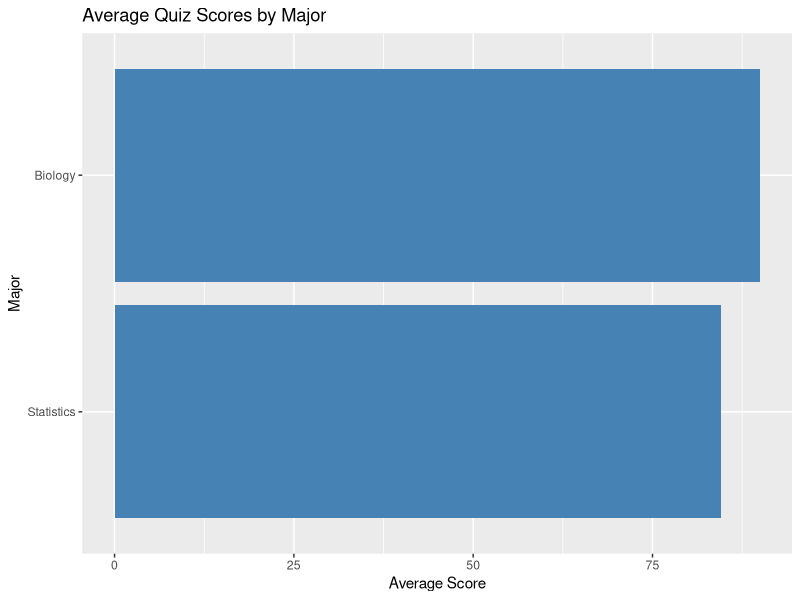
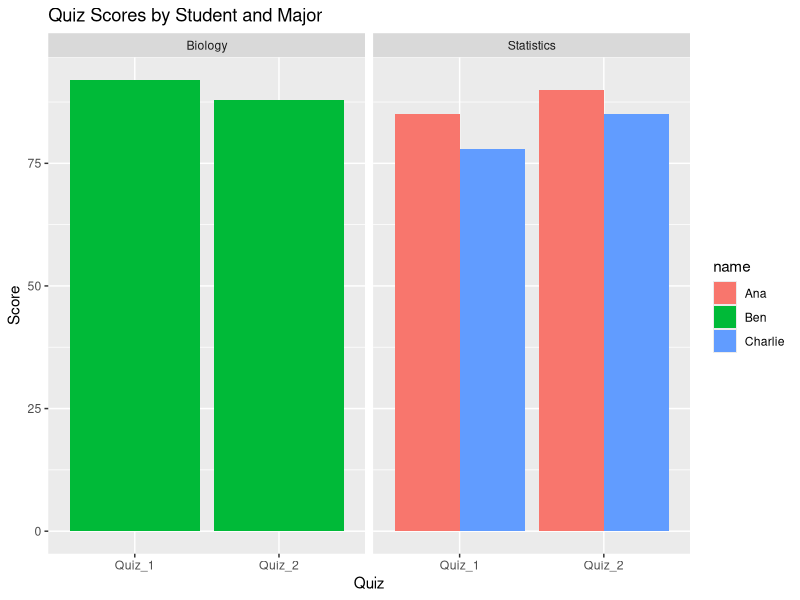
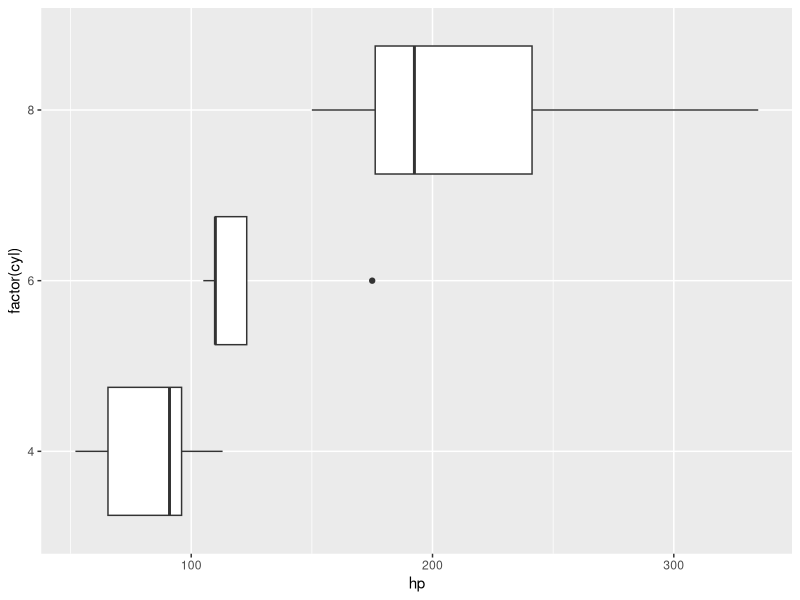
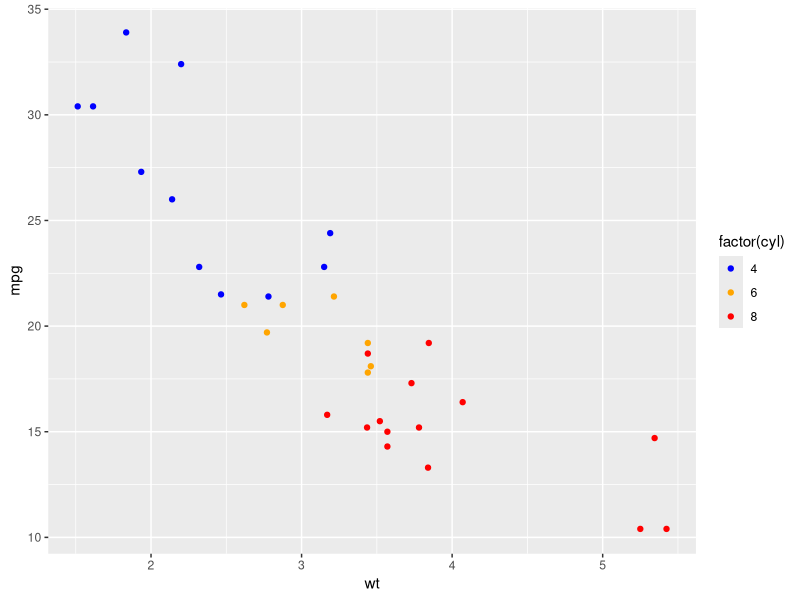
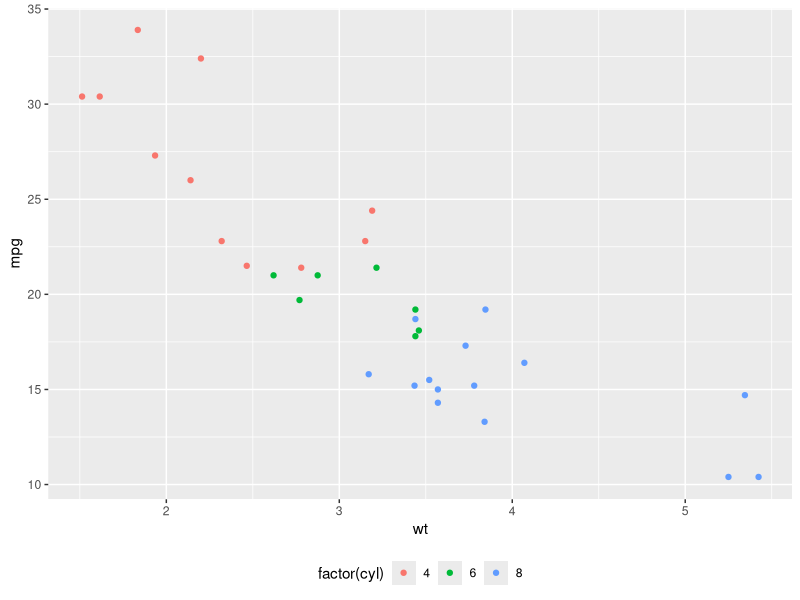

Write R code to recreate these figures, in order. (Note: this script raises an error after producing the figures.)
## ---- chunk 1
knitr::opts_chunk$set(eval = FALSE)
## ---- chunk 2
# Load the stringr package
library(stringr)

# Create a vector of sample sentences
sentences <- c(
  "The quick brown fox jumps over the lazy dog.",
  "R is a language for statistical computing.",
  "The year is 2025, and the sky is blue.",
  "Another sentence with the word dog."
)
## ---- chunk 3
# Detect which sentences contain the word "dog"
str_detect(sentences, pattern = "dog")
## ---- chunk 4
# Replace all instances of the word "dog" with "cat"
str_replace_all(sentences, pattern = "dog", replacement = "cat")
## ---- chunk 5
# Convert the first sentence to all uppercase
str_to_upper(sentences[1])
## ---- chunk 6
# Keep only the sentences that contain the word "dog"
str_subset(sentences, pattern = "dog")
## ---- chunk 7
# Extract the number from our sentences vector
str_extract(sentences, pattern = "\\d+")
## ---- chunk 8
# Split the first sentence into a vector of individual words
# The pattern " " splits the string at each space
str_split(sentences[1], pattern = " ")
## ---- chunk 9
# Load the forcats package
library(forcats)

# Create a sample factor representing survey responses
responses <- factor(c("Agree", "Disagree", "Agree", "Neutral", "Disagree", "Agree"))
## ---- chunk 10
# The original order is alphabetical: "Agree", "Disagree", "Neutral"
levels(responses)

# Move "Neutral" to be the second level, after "Agree"
fct_relevel(responses, "Neutral", after = 1)
## ---- chunk 11
# Reorder the levels based on how many times each one appears
fct_infreq(responses)
## ---- chunk 12
# Reverse the order of the levels in our responses factor
fct_rev(responses)
## ---- chunk 13
# Change the names of the levels to something shorter
fct_recode(responses,
  "A" = "Agree",
  "D" = "Disagree",
  "N" = "Neutral"
)
## ---- chunk 14
# Group "Agree" and "Disagree" into a new level called "Opinion"
fct_collapse(responses,
  Opinion = c("Agree", "Disagree"),
  No_Opinion = "Neutral"
)
## ---- chunk 15
# Create a more complex factor
complex_factor <- factor(c("A", "B", "A", "C", "A", "B", "D", "E"))

# Keep the 2 most frequent levels ("A" and "B"), and lump the rest into "Other"
fct_lump_n(complex_factor, n = 2)
## ---- chunk 16
library(ggplot2)
library(dplyr)
library(tidyr)
library(forcats)
## ---- chunk 17
student_scores_wide <- tribble(
  ~name, ~Quiz_1, ~Quiz_2,
  "Ana",       85,      90,
  "Ben",       92,      88,
  "Charlie",   78,      85
)

student_demographics <- tribble(
  ~name,      ~major,
  "Ana",   "Statistics",
  "Ben",      "Biology",
  "Charlie",  "Statistics"
)
## ---- chunk 18
# First, pivot the scores data to a long format
scores_long <- student_scores_wide %>%
  pivot_longer(
    cols = c(Quiz_1, Quiz_2),
    names_to = "quiz",
    values_to = "score"
  )
# Now, join the demographic data to the long scores data
full_student_data <- left_join(scores_long, student_demographics, by = "name")
## ---- chunk 19
# First, calculate the average score per major
avg_scores_by_major <- full_student_data %>%
  group_by(major) %>%
  summarize(avg_score = mean(score))
# Create the bar plot, using fct_reorder to sort the y-axis
ggplot(avg_scores_by_major, aes(x = avg_score, y = fct_reorder(major, avg_score))) +
  geom_col(fill = "steelblue") +
  labs(
    title = "Average Quiz Scores by Major",
    x = "Average Score",
    y = "Major"
  )
## ---- chunk 20
# Create a separate plot for each major
ggplot(full_student_data, aes(x = quiz, y = score, fill = name)) +
  geom_col(position = "dodge") +
  facet_wrap(~ major) +
  labs(
    title = "Quiz Scores by Student and Major",
    x = "Quiz",
    y = "Score"
  )
## ---- chunk 21
# We'll use this base plot for the following examples
base_plot <- ggplot(mtcars, aes(x = wt, y = mpg, color = factor(cyl))) +
  geom_point()
## ---- chunk 22
# Create a boxplot and then flip the coordinates
ggplot(mtcars, aes(x = factor(cyl), y = hp)) +
  geom_boxplot() +
  coord_flip()
## ---- chunk 23
# Start with our base plot and add manual colors
base_plot +
  scale_color_manual(values = c("4" = "blue", "6" = "orange", "8" = "red"))
## ---- chunk 24
# Start with our base plot and move the legend
base_plot +
  theme(legend.position = "bottom")
## ---- chunk 25
# Create a subset of data for labeling
label_data <- mtcars %>%
  rownames_to_column("car") %>%
  filter(hp > 250)
## ---- chunk 26
# Add car names to the points for very high horsepower cars
base_plot +
  geom_text(data = label_data, aes(label = car), vjust = -1)
## ---- chunk 27
#Create the final plot object
final_plot <- base_plot +
  facet_wrap(~ factor(cyl)) +
  labs(title = "MPG vs. Weight by Cylinder")
# Save the plot to a file named "my_car_plot.png"
ggsave("my_car_plot.png", plot = final_plot, width = 8, height = 5)
## ---- chunk 28
# Load the lubridate package
library(lubridate)
library(dplyr)

# Create a data frame with dates and times stored as character strings
event_log <- data.frame(
  event_name = c("Project Start", "Midterm Review", "Final Deadline"),
  start_date = c("2025-01-20", "2025-03-10", "2025-05-02"),
  start_time = c("01/20/2025 09:00:00", "03/10/2025 14:30:00", "05/02/2025 17:00:00")
)
## ---- chunk 29
# Parse the 'start_date' column, which is in Year-Month-Day format
event_log %>%
  mutate(date_parsed = ymd(start_date))
## ---- chunk 30
# Parse the 'start_time' column, which is in Month-Day-Year Hour:Minute:Second format
event_log %>%
  mutate(datetime_parsed = mdy_hms(start_time))
## ---- chunk 31
# Create a parsed date column first
parsed_log <- event_log %>% mutate(date_parsed = ymd(start_date))

# Extract the day of the week and the month
parsed_log %>%
  mutate(
    day_of_week = wday(date_parsed, label = TRUE),
    event_month = month(date_parsed, label = TRUE)
  )
## ---- chunk 32
# Create two date objects
date1 <- ymd("2025-07-10")
date2 <- ymd("2025-08-25")

# Find the duration between the two dates
time_span <- duration(date2 - date1)

# Create a duration of 3 days
three_days <- ddays(3)
## ---- chunk 33
# Get the current date and time
current_moment <- now()
print(current_moment)
